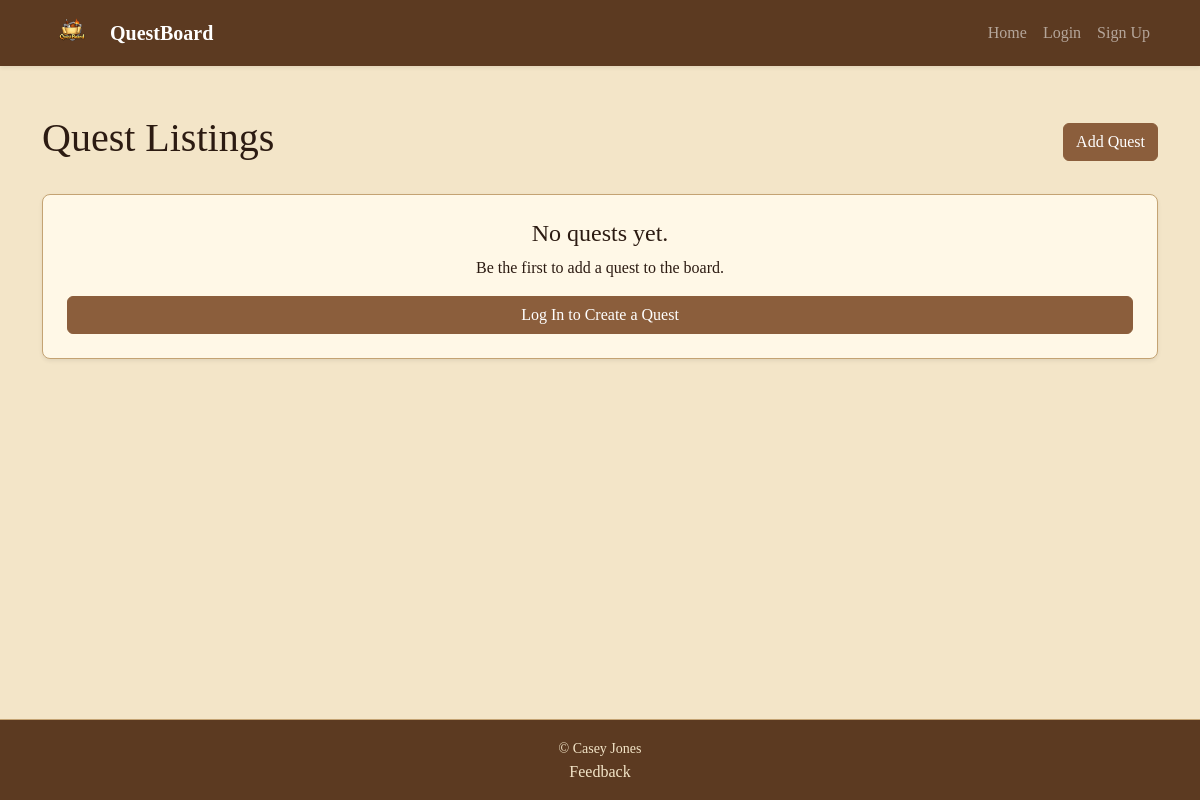
The app's page /, older data.
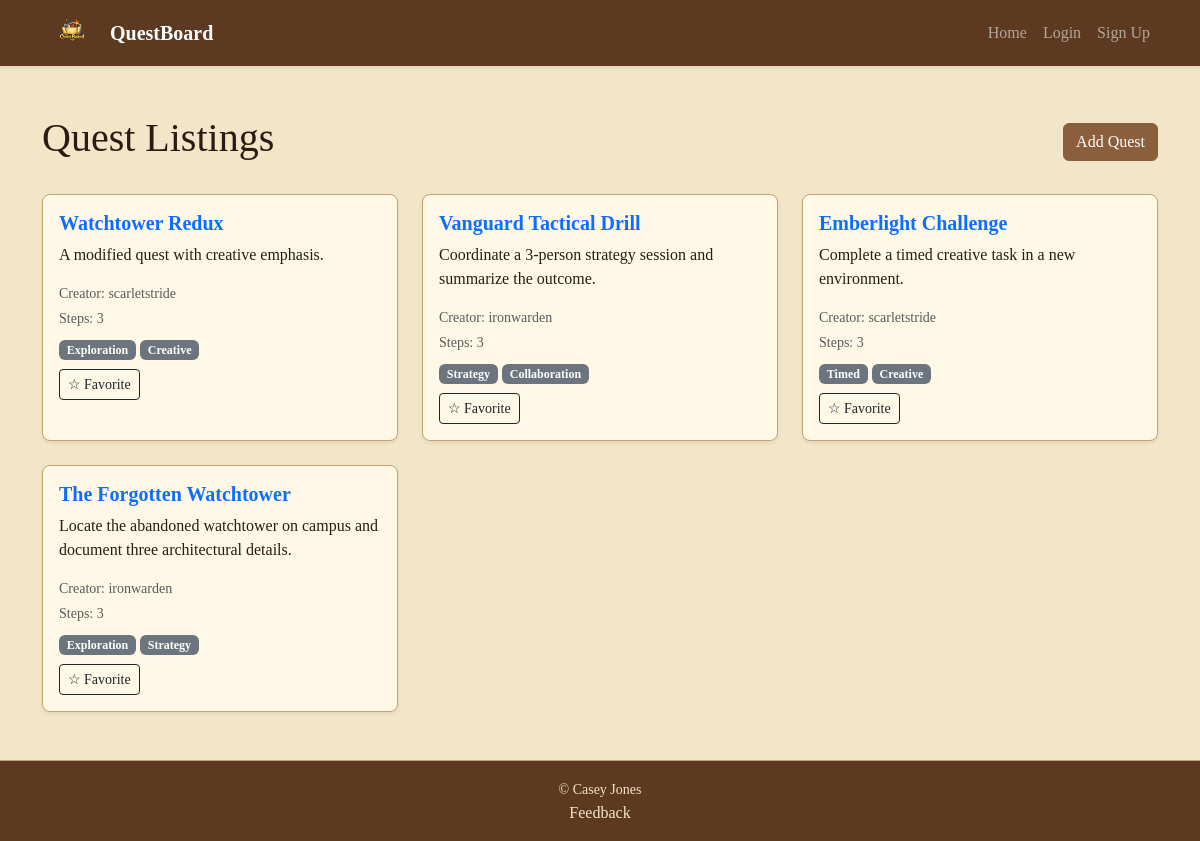
The same page, newer data.
### QuestBoardApp/models.py (models this page shows, shortened)
class Quest(models.Model):
    creator = models.ForeignKey(User, on_delete=models.CASCADE, related_name="quests_created")
    parent = models.ForeignKey(
        "self",
        on_delete=models.SET_NULL,
        null=True,
        blank=True,
        related_name="remixes"
    )
    title = models.CharField(max_length=120)
    description = models.TextField()
    image = models.ImageField(upload_to="quest_images/", blank=True, null=True)
    created_at = models.DateTimeField(auto_now_add=True)
    tags = models.ManyToManyField(Tag, blank=True, related_name="quests")

class Tag(models.Model):
    name = models.CharField(max_length=40, unique=True)

### QuestBoardApp/views.py (the view)
# urls.py: path("", views.QuestListView.as_view(), name="index"),
class QuestListView(ListView):
    model = Quest
    template_name = "QuestBoardApp/index.html"
    context_object_name = "quests"
    ordering = ["-created_at"]
    def get_context_data(self, **kwargs):
        context = super().get_context_data(**kwargs)
        context["favorites"] = self.request.session.get("favorites", [])
        return context

### QuestBoardApp/templates/QuestBoardApp/index.html (shortened to what this page needs)
{% extends 'base.html' %}
{% block content %}
  <div class="d-flex justify-content-between align-items-center mb-4">
    <h1>Quest Listings</h1>
    <a href="{% url 'create_quest' %}" class="btn btn-primary">Add Quest</a>
  </div>
  <div class="row g-4">
    {% for quest in quests %}
      <div class="col-md-4">
        <div class="card h-100 shadow-sm">
          <div class="card-body">
            <h5 class="card-title">
              <a href="{% url 'quest_detail' quest.pk %}" class="text-decoration-none">{{ quest.title }}</a>
            </h5>
            <p class="card-text">{{ quest.description|truncatechars:100 }}</p>
            <p class="small text-muted mb-1">Creator: {{ quest.creator }}</p>
            <p class="small text-muted mb-2">Steps: {{ quest.steps.count }}</p>
            <div class="mb-2">
              {% for tag in quest.tags.all %}
                <span class="badge bg-secondary">{{ tag.name }}</span>
              {% empty %}
                <span class="text-muted small">No tags</span>
              {% endfor %}
            </div>
            {% if quest.id in favorites %}
              <a href="{% url 'toggle_favorite' quest.pk %}" class="btn btn-sm btn-warning">★ Favorited</a>
            {% else %}
              <a href="{% url 'toggle_favorite' quest.pk %}" class="btn btn-sm btn-outline-dark">☆ Favorite</a>
            {% endif %}
          </div>
        </div>
      </div>
    {% empty %}
      <div class="col-12">
        <div class="card p-4 text-center shadow-sm">
          <h4>No quests yet.</h4>
          <p class="mb-3">Be the first to add a quest to the board.</p>
          {% if user.is_authenticated %}
            <a href="{% url 'create_quest' %}" class="btn btn-primary">Create First Quest</a>
          {% else %}
            <a href="{% url 'login' %}" class="btn btn-primary">Log In to Create a Quest</a>
          {% endif %}
        </div>
      </div>
    {% endfor %}
  </div>
{% endblock %}

Row changes from the older to the newer data that the page shows:
added Quest: title "Watchtower Redux", description "A modified quest with creative emphasis.", creator "scarletstride", steps.count "3", shows "☆ Favorite"
added Tag: name "Exploration"
added Tag: name "Creative"
added Quest: title "Vanguard Tactical Drill", description "Coordinate a 3-person strategy session and summarize the outcome.", creator "ironwarden", steps.count "3", shows "☆ Favorite"
added Tag: name "Strategy"
added Tag: name "Collaboration", shown under "Vanguard Tactical Drill"
added Quest: title "Emberlight Challenge", description "Complete a timed creative task in a new environment.", creator "scarletstride", steps.count "3", shows "☆ Favorite"
added Tag: name "Timed", shown under "Emberlight Challenge"
added Quest: title "The Forgotten Watchtower", description "Locate the abandoned watchtower on campus and document three architectural details.", creator "ironwarden", steps.count "3", shows "☆ Favorite"
Text that changed along with them:
text no longer shown: "No quests yet. Be the first to add a quest to the board. Log In to Create a Quest"
